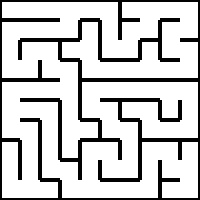
#> input picture findNeighbours/maze00.jpg, 200 x 200 px, found by its file name
$ python section2.py   (Python 2 division)
#> lines starting #> are read from the running program, lines starting #| are printed output that depends on the picture; after the words box and inside, x2 and y2 are one past the last pixel; in counts of white or black regions, pixels touching at a corner belong together
#> in readImage, img is the input picture: shape (200, 200); min 0, max 255, mean 205.3
#> in readImage, `ret, binaryImage = cv2.threshold(img, 10, 255, cv2.THRESH_BINARY)`: binaryImage: shape (200, 200); 80.5% white; 1 black region, box (x1, y1, x2, y2) and area: (0, 0, 200, 200) 7792
import numpy as np
import cv2

class Link():
    value = 0
    parent = 0
    def __init__(self, a, b):
        self.value = a
        self.parent = b
## The readImage function takes a file path as argument and returns image in binary form.
## You can copy the code you wrote for section1.py here.
def readImage(filePath):
    #############  Add your Code here   ###############
    img = cv2.imread(filePath, 0)
    ret, binaryImage = cv2.threshold(img, 10, 255, cv2.THRESH_BINARY)
    ###################################################
    return binaryImage

## The findNeighbours function takes a maze image and row and column coordinates of a cell as input arguments
## and returns a stack consisting of all the neighbours of the cell as output.
## Note :- Neighbour refers to all the adjacent cells one can traverse to from that cell provided only horizontal
## and vertical traversal is allowed.
## You can copy the code you wrote for section1.py here.
def findNeighbours(img,row,column):
    neighbours = []
    #############  Add your Code here   ###############
    i = 0
    while(True):
        if img[i, i] != 0:
            border = i
            break
        i += 1
    i = border
    cell = 0
    while(True):
        if img[i, i] == 0:
            cell = i
            break
        i += 1
    if img[cell - border * 2, cell] == 0 or img[cell, cell - border * 2] == 0:
        cell = cell + border
    row_new = (2 * row + 1) * (cell / 2)
    col_new = (2 * column + 1) * (cell / 2)
    top = row_new - (cell / 2) + 1
    bottom = row_new + (cell / 2) - 2
    left = col_new - (cell / 2) + 1
    right = col_new + (cell / 2) - 2
    if img[top, col_new] != 0:
        neighbours.append([row - 1, column])
    if img[bottom, col_new] != 0:
        neighbours.append([row + 1, column])
    if img[row_new, left] != 0:
        neighbours.append([row, column - 1])
    if img[row_new, right] != 0:
        neighbours.append([row, column + 1])
    ###################################################
    return neighbours

##  colourCell function takes 4 arguments:-
##            img - input image
##            row - row coordinates of cell to be coloured
##            column - column coordinates of cell to be coloured
##            colourVal - the intensity of the colour.
##  colourCell basically highlights the given cell by painting it with the given colourVal. Care should be taken that
##  the function doesn't paint over the black walls and only paints the empty spaces. This function returns the image
##  with the painted cell.
##  You can copy the code you wrote for section1.py here.
def colourCell(img, row, column, flag):   ## Add required arguments here.

    #############  Add your Code here   ###############
    neighbours = findNeighbours(img, row, column)
    i = 0
    while(True):
        if img[i, i] != 0:
            border = i
            break
        i += 1
    i = border
    cell = 0
    while(True):
        if img[i, i] == 0:
            cell = i
            break
        i += 1
    if img[cell - border * 2, cell] == 0 or img[cell, cell - border * 2] == 0:
        cell = cell + border
    row_new = (2 * row + 1) * (cell / 2)
    col_new = (2 * column + 1) * (cell / 2)
    top = row_new - (cell / 2) + 1
    bottom = row_new + (cell / 2) - 2
    left = col_new - (cell / 2) + 1
    right = col_new + (cell / 2) - 2
    for i in neighbours:
        if i[0] == row + 1:
            img[top + 1 : bottom + 2, left + 1 : right] = 150
        if i[0] == row - 1:
            img[top - 1 : bottom, left + 1 : right] = 150
        if i[1] == column + 1:
            img[top + 1 : bottom, left + 1 : right + 2] = 150
        if i[1] == column - 1:
            img[top + 1 : bottom, left - 1 : right] = 150
    if flag == 1:
        img[top + 5 : bottom - 4, left + 5 : right - 4] = 0
    ###################################################
    return img

##  Function that accepts some arguments from user and returns the graph of the maze image.
def buildGraph(img):  ## You can pass your own arguments in this space.
    graph = {}
    #############  Add your Code here   ###############
    i = 0
    while(True):
        if img[i, i] != 0:
            border = i
            break
        i += 1
    i = border
    cell = 0
    while(True):
        if img[i, i] == 0:
            cell = i
            break
        i += 1
    if img[cell - border * 2, cell] == 0 or img[cell, cell - border * 2] == 0:
        cell = cell + border
    r = len(img) / cell
    c = len(img) / cell
    for i in range(r):
        for j in range(c):
            graph[(i, j)] = findNeighbours(img, i, j)
    ###################################################

    return graph

def next_num():          ##This is a sequence for assigning numbers to the cells in recursive function
    del x[0]
    return x[0]

def numberMaze(graph, initial, new, l):
    empty = 0                                   ##This assigns numbers to the cells based on a certain algorithm that we have used
                                                  ##Starting from the first cell, the cells are assigned number 1 and everytime a branching occurs the next cells are assigned the next numbers, and if branhing does not occur the same number is continuosly assigned.
    lar = 0                                         ##Them using class. we create links between these numbers, and to find shortest path between cells, we just traverse those certain numbers that we have assigned. suppose 1->3->5->8 are the links created, then to go from 1 to 8, we traverse all cells from 1 to 3 to 5 to the final cell in 8

    for k in graph[initial]:
        if new[tuple(k)] == -1:
            empty += 1
    if empty == 0:
        return
    elif empty == 1:
        for i in range(len(graph[initial])):
            if new[tuple(graph[initial][i])] == -1:
                new[tuple(graph[initial][i])] = new[initial]
                numberMaze(graph, tuple(graph[initial][i]), new, l)
    else:
        for i in range(len(graph[initial])):
            if new[tuple(graph[initial][i])] == -1:
                n = next_num()
                new[tuple(graph[initial][i])] = n
                l.append(Link(n, new[initial]))
                numberMaze(graph, tuple(graph[initial][i]), new, l)

def shortestNumberedPath(l, initial, final, path):   ##This function is required to find the shortest path
                                                        ##It acquires the required sequence of links that had been developed using the algorith, explained above and returns it to the required function
    if final == initial:
        return
    else:
        for i in l:
            if i.value == final:
                parent = i.parent
                break
        path.append(parent)
        shortestNumberedPath(l, initial, parent, path)

##  Finds shortest path between two coordinates in the maze. Returns a set of coordinates from initial point
##  to final point.
def findPath(graph, initial, final, img): ## You can pass your own arguments in this space.
    #############  Add your Code here   ###############
    shortest = [initial]
    visited = [initial]
    count = 1
    global path
    path = []
    global new
    new = {}
    global l
    l = []
    breadth = len(img)/20
    length = len(img[0])/20
    if length == 10:
        initial = (0,0)
        final = (9,9)
    else:
        initial = (0,0)
        final = (19,19)
    graph = buildGraph(img)
    for k in graph.keys():
        new[k] = -1
    new[initial] = 1
    global x
    x = range(1, 1000)
    numberMaze(graph, initial, new, l)
    path.append(new[final])
    shortestNumberedPath(l, new[initial], new[final], path)
    path.reverse()
    current = initial
    while(True):
        if current == final:
            return shortest
        for j in graph[current]:
            if not tuple(j) in visited:
                if new[tuple(j)] == new[current]:
                    current = tuple(j)
                    shortest.append(current)
                    visited.append(current)
                    break
                else:
                    if new[tuple(j)] == path[count]:
                        count += 1
                        shortest.append(tuple(j))
                        current = tuple(j)
                        visited.append(current)
                        break
    ###################################################

## This is the main function where all other functions are called. It accepts filepath
## of an image as input. You are not allowed to change any code in this function.
def main(filePath, flag = 0):
#> called with filePath = 'maze00.jpg', flag = 0
    img = readImage(filePath)      ## Read image with specified filepath.
    breadth = len(img)/20          ## Breadthwise number of cells
#> breadth = 10
    length = len(img[0])/20           ## Lengthwise number of cells
#> length = 10
    if length == 10:
        initial_point = (0,0)      ## Start coordinates for maze solution
        final_point = (9,9)        ## End coordinates for maze solution
    else:
        initial_point = (0,0)
        final_point = (19,19)
    graph = buildGraph(img)       ## Build graph from maze image. Pass arguments as required.
#> after the loop in buildGraph, `while(True):`: i = 2
#> after the loop in buildGraph, `while(True):`: i = 18
#> in buildGraph, `r = len(img) / cell`: r = 10
    shortestPath = findPath(graph, initial_point, final_point, img)  ## Find shortest path. Pass arguments as required.
#> the loop in findPath, `for k in graph.keys():` made 100 passes
#> k on passes 1 to 12: (0, 0), (0, 1), (0, 2), (0, 3), (0, 4), (0, 5), (0, 6), (0, 7), (0, 8), (0, 9), (1, 0), (1, 1)
#> the loop in numberMaze, `for k in graph[initial]:` made 1 pass
#> the loop in numberMaze, `for i in range(len(graph[initial])):` made 1 pass
    print shortestPath             ## Print shortest path to verify
#> (printed output is left out)
    string = str(shortestPath) + "\n"
    for i in shortestPath:         ## Loop to paint the solution path.
        img = colourCell(img, i[0], i[1], 200)
#> this loop made 37 passes
#> pass 1, in main, `img = colourCell(img, i[0], i[1], 200)`:
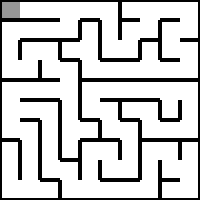
#> img: shape (200, 200); min 0, max 255, mean 204.6
#> pass 2, in main, `img = colourCell(img, i[0], i[1], 200)`:
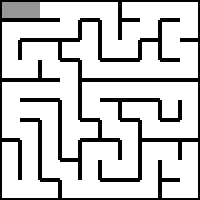
#> img: shape (200, 200); 0.8% of pixels changed, all inside (x1, y1, x2, y2) = (20, 2, 40, 18)
#> pass 3, in main, `img = colourCell(img, i[0], i[1], 200)`:
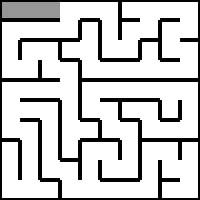
#> img: shape (200, 200); 0.8% of pixels changed, all inside (x1, y1, x2, y2) = (40, 2, 60, 18)
#> after the loop:
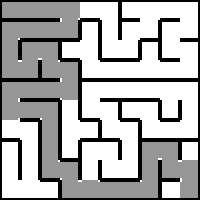
#> img: shape (200, 200); min 0, max 255, mean 173.9
    if __name__ == '__main__':     ## Return value for main() function.
        return img
    else:
        if flag == 0:
            return string
        else:
            return graph


## The main() function is called here. Specify the filepath of image in the space given.
if __name__ == '__main__':
    filePath = 'maze00.jpg'        ## File path for test image
    img = readImage(filePath)
    img = main(filePath)           ## Main function call
    cv2.imshow('canvas', img)
    cv2.waitKey(0)
    cv2.destroyAllWindows()

$ run again, with findNeighbours/maze01.jpg copied over findNeighbours/maze00.jpg
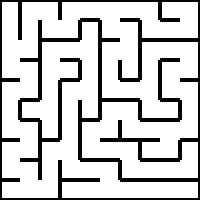
#> input picture findNeighbours/maze01.jpg, 200 x 200 px, found by its file name
#> in readImage, img is the input picture: shape (200, 200); min 0, max 255, mean 205.4
#> binaryImage: shape (200, 200); 80.6% white; 1 black region, box (x1, y1, x2, y2) and area: (0, 0, 200, 200) 7776
#> breadth = 10
#> after the loop in buildGraph, `while(True):`: i = 2
#> after the loop in buildGraph, `while(True):`: i = 18
#> r = 10
#> the loop in findPath, `for k in graph.keys():` made 100 passes
#> k on passes 1 to 8: (0, 0), (0, 1), (0, 2), (0, 3), (0, 4), (0, 5), (0, 6), (0, 7)
#> the loop in numberMaze, `for k in graph[initial]:` made 1 pass
#> k on pass 1: [1, 0]
#> the loop in numberMaze, `for i in range(len(graph[initial])):` made 1 pass
#| [(0, 0), (1, 0), (2, 0), (3, 0), (3, 1), (4, 1), (4, 0), (5, 0), (6, 0), (6, 1), (7, 1), (7, 0), (8, 0), (8, 1), (9, 1), (9, 2), (8, 2), (7, 2), (7, 3), (8, 3), (8, 4), (8, 5), (9, 5), (9, 6), (9, 7), (9, 8), (9, 9)]
#> the loop in main, `for i in shortestPath:` made 27 passes
#> pass 1, in main, `img = colourCell(img, i[0], i[1], 200)`:
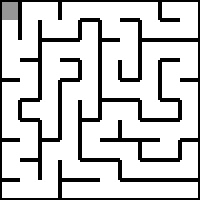
#> img: shape (200, 200); min 0, max 255, mean 204.7
#> after the loop in main, `for i in shortestPath:`:
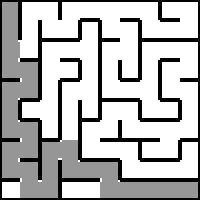
#> img: shape (200, 200); min 0, max 255, mean 182.6

$ run again, with findNeighbours/maze02.jpg copied over findNeighbours/maze00.jpg
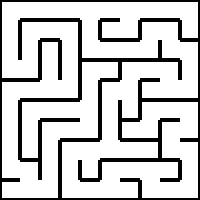
#> input picture findNeighbours/maze02.jpg, 200 x 200 px, found by its file name
#> in readImage, img is the input picture: shape (200, 200); min 0, max 255, mean 205.1
#> binaryImage: shape (200, 200); 80.4% white; 1 black region, box (x1, y1, x2, y2) and area: (0, 0, 200, 200) 7824
#> breadth = 10
#> after the loop in buildGraph, `while(True):`: i = 2
#> after the loop in buildGraph, `while(True):`: i = 20
#> r = 10
#> the loop in findPath, `for k in graph.keys():` made 100 passes
#> k on passes 1 to 8: (0, 0), (0, 1), (0, 2), (0, 3), (0, 4), (0, 5), (0, 6), (0, 7)
#> the loop in numberMaze, `for k in graph[initial]:` made 2 passes
#> k on passes 1 to 2: [1, 0], [0, 1]
#> the loop in numberMaze, `for i in range(len(graph[initial])):` made 2 passes
#> (printed output is left out)
#> the loop in main, `for i in shortestPath:` made 37 passes
#> pass 1, in main, `img = colourCell(img, i[0], i[1], 200)`:
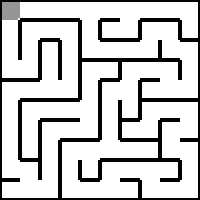
#> img: shape (200, 200); min 0, max 255, mean 204.3
#> after the loop in main, `for i in shortestPath:`:
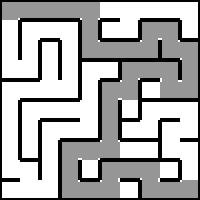
#> img: shape (200, 200); min 0, max 255, mean 173.5

$ run again, with findNeighbours/maze03.jpg copied over findNeighbours/maze00.jpg
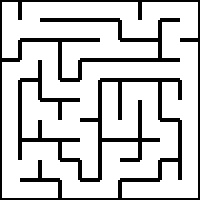
#> input picture findNeighbours/maze03.jpg, 200 x 200 px, found by its file name
#> in readImage, img is the input picture: shape (200, 200); min 0, max 255, mean 205.2
#> binaryImage: shape (200, 200); 80.5% white; 1 black region, box (x1, y1, x2, y2) and area: (0, 0, 200, 200) 7796
#> breadth = 10
#> after the loop in buildGraph, `while(True):`: i = 2
#> after the loop in buildGraph, `while(True):`: i = 18
#> r = 10
#> the loop in findPath, `for k in graph.keys():` made 100 passes
#> k on passes 1 to 8: (0, 0), (0, 1), (0, 2), (0, 3), (0, 4), (0, 5), (0, 6), (0, 7)
#> the loop in numberMaze, `for k in graph[initial]:` made 1 pass
#> k on pass 1: [1, 0]
#> the loop in numberMaze, `for i in range(len(graph[initial])):` made 1 pass
#| [(0, 0), (1, 0), (1, 1), (0, 1), (0, 2), (0, 3), (0, 4), (0, 5), (0, 6), (1, 6), (1, 7), (0, 7), (0, 8), (0, 9), (1, 9), (1, 8), (2, 8), (2, 9), (3, 9), (4, 9), (5, 9), (6, 9), (7, 9), (8, 9), (9, 9)]
#> the loop in main, `for i in shortestPath:` made 25 passes
#> pass 1, in main, `img = colourCell(img, i[0], i[1], 200)`:
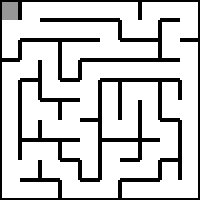
#> img: shape (200, 200); min 0, max 255, mean 204.5
#> after the loop in main, `for i in shortestPath:`:
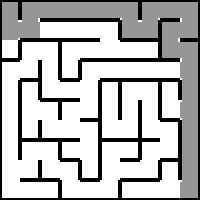
#> img: shape (200, 200); min 0, max 255, mean 184
